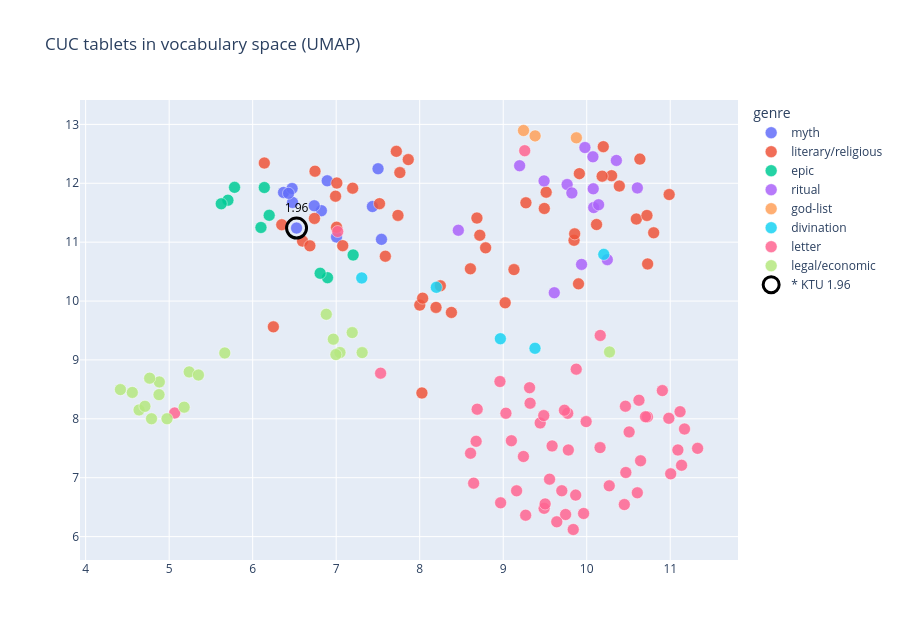

Notebook source saved alongside this figure:
### Markdown cell above
## Visualizing the map in 2-D

UMAP sees only the TF-IDF vectors; the coordinates do **not** use the labels. We add colour afterward so we can ask whether similarly labelled tablets occupy similar neighbourhoods. Distance is approximate and the axes have no philological meaning.

### Code cell
# ✍️ Spotlight one tablet — change this and re-run THIS cell.
# Refer to a tablet by KTU number, excavation (RS) number, or part of its title:
#   "KTU 1.96"   "RS 3.341"   "1.4"   "Baal"   "letter"
HIGHLIGHT = "KTU 1.96"   # contested genre: filed as "myth", but maybe an evil-eye charm — see the note below

import plotly.express as px

df = cuc_frame(sample, x=xy[:, 0], y=xy[:, 1])
fig = px.scatter(df, x="x", y="y", color="genre",
                 title=f"CUC tablets in vocabulary space ({METHOD})",
                 **hover_config())
fig.update_traces(marker=dict(size=12, opacity=0.85, line=dict(width=0.5, color="white")))
fig.update_layout(height=640, legend_title_text="genre", xaxis_title="", yaxis_title="")
spotlight(fig, df, HIGHLIGHT)
fig.show()

### Figure 1 — Plotly figure (JSON) as saved in the notebook; plotly's stock layout.template omitted (floating-point values rounded to 4 significant figures; data arrays with more than 128 entries replaced by an {"elided": "..."} marker saying what was removed)
{"data": [{"customdata": [["Baal Myth First Tablet", "myth", "myth", 468, "KTU 1.1 II 1: [ḥšk . ʿṣk . ʿbṣk . ʿ]my . pʿnk<br>KTU 1.1 II 2: [tlsmn . ʿmy . twt]ḥ . išdk<br>KTU 1.1 II 3: [tk . ḫršn]r . [t]ḥmk . w št"], ["Baal Myth Second Tablet", "myth", "myth", 872, "KTU 1.2 I 1: x<br>KTU 1.2 I 2: k ṯb . x<br>KTU 1.2 I 3: at . ypʿt . b a"], ["Baal Myth Third Tablet", "myth", "myth", 1175, "KTU 1.3 I 1: al . tġl[ . ]bd[xxxxx]<br>KTU 1.3 I 2: p rdmn . ʿbd . ali[yn]<br>KTU 1.3 I 3: bʿl . sid . zbl . bʿl"], ["Baal Myth Fourth Tablet", "myth", "myth", 1622, "KTU 1.4 I 1: <br>KTU 1.4 I 2: y<br>KTU 1.4 I 3: "], ["Baal Myth Fifth Tablet", "myth", "myth", 665, "KTU 1.5 I 1: k tmḫṣ . ltn . bṯn . brḥ<br>KTU 1.5 I 2: tkly . bṯn . ʿqltn . š<br>KTU 1.5 I 3: šlyṭ . d . šbʿt . rašm"], ["Baal Myth Sixth Tablet", "myth", "myth", 1008, "KTU 1.6 I 1: l bʿl<br>KTU 1.6 I 2: ġr . b abn . td . psltm[ . b] [yʿr]<br>KTU 1.6 I 3: thdy . lḥm . w dqn . t[ṯ]l[ṯ]"], ["Shachar and Shalim and the Gracious Gods", "myth", "myth", 532, "KTU 1.23 I 1: iqra . ilm . nʿ[mm]<br>KTU 1.23 I 2: w ysmm . bn . šp<br>KTU 1.23 I 3: ytnm . qrt . l ʿly"], ["Nikkal and the Kotharat", "myth", "myth", 222, "KTU 1.24 I 1: ašr . nkl w ib . <br>KTU 1.24 I 2: ḫrḫb . mlk . qẓ . ḫrḫb . m<br>KTU 1.24 I 3: lk . aġzt . b srr . špš"], ["Myth", "myth", "myth", 141, "KTU 1.92 I 1: d ṯbil<br>KTU 1.92 I 2: ʿṯtrt ṣwd[t]<br>KTU 1.92 I 3: tlk b mdbr"], ["Incantation against Evil Eye", "myth", "myth", 58, "KTU 1.96 I 1: ʿnn . hlkt . w šnwt<br>KTU 1.96 I 2: tp . aḫh . k nʿm . aḫh . xxx<br>KTU 1.96 I 3: k ysmsm . tspi . širh"], ["Snake Bite Incantation", "myth", "myth", 481, "KTU 1.100 I 1: um . pḥl . pḥlt . bt . ʿn . bt . abn . bt . šmm . w thm<br>KTU 1.100 I 2: qrit . l špš . umh . špš . um . ql . bl . ʿm<br>KTU 1.100 I 3: il . mbk nhrm . b ʿdt . thmtm"], ["Incantation for Medical Treatment", "myth", "myth", 160, "KTU 1.114 I 1: il dbḥ . b bth . mṣd . ṣd . b qrb<br>KTU 1.114 I 2: hklh . ṣḥ . l qṣ . ilm . tlḥmn<br>KTU 1.114 I 3: ilm . w tštn . tštn ynʿd šbʿ"]], "hovertemplate": "<b>%{hovertext}</b><br><br>Genre=%{customdata[1]}<br>Title=%{customdata[0]}<br>KTU genre=%{customdata[2]}<br>Words=%{customdata[3]}<br>Text=%{customdata[4]}<extra></extra>", "hovertext": ["KTU 1.1", "KTU 1.2", "KTU 1.3", "KTU 1.4", "KTU 1.5", "KTU 1.6", "KTU 1.23", "KTU 1.24", "KTU 1.92", "KTU 1.96", "KTU 1.100", "KTU 1.114"], "legendgroup": "myth", "marker": {"color": "#636efa", "line": {"color": "white", "width": 0.5}, "opacity": 0.85, "size": 12, "symbol": "circle"}, "mode": "markers", "name": "myth", "orientation": "v", "showlegend": true, "type": "scatter", "x": [6.893, 6.37, 6.823, 7.004, 6.478, 6.472, 7.542, 6.429, 6.737, 6.525, 7.434, 7.501], "xaxis": "x", "y": [12.04, 11.84, 11.53, 11.09, 11.67, 11.91, 11.05, 11.83, 11.62, 11.24, 11.6, 12.25], "yaxis": "y"}, {"customdata": {"elided": "48x5 mixed values"}, "hovertemplate": "<b>%{hovertext}</b><br><br>Genre=%{customdata[1]}<br>Title=%{customdata[0]}<br>KTU genre=%{customdata[2]}<br>Words=%{customdata[3]}<br>Text=%{customdata[4]}<extra></extra>", "hovertext": ["KTU 1.7", "KTU 1.27", "KTU 1.45", "KTU 1.48", "KTU 1.49", "KTU 1.50", "KTU 1.65", "KTU 1.67", "KTU 1.69", "KTU 1.71", "KTU 1.72", "KTU 1.73", "KTU 1.79", "KTU 1.81", "KTU 1.82", "KTU 1.83", "KTU 1.84", "KTU 1.85", "KTU 1.86", "KTU 1.90", "KTU 1.91", "KTU 1.94", "KTU 1.97", "KTU 1.101", "KTU 1.104", "KTU 1.107", "KTU 1.108", "KTU 1.111", "KTU 1.113", "KTU 1.115", "KTU 1.116", "KTU 1.117", "KTU 1.126", "KTU 1.127", "KTU 1.133", "KTU 1.136", "KTU 1.139", "KTU 1.147", "KTU 1.149", "KTU 1.162", "KTU 1.166", "KTU 1.169", "KTU 1.171", "KTU 1.172", "KTU 1.173", "KTU 1.175", "KTU 1.176", "KTU 1.179"], "legendgroup": "literary/religious", "marker": {"color": "#EF553B", "line": {"color": "white", "width": 0.5}, "opacity": 0.85, "size": 12, "symbol": "circle"}, "mode": "markers", "name": "literary/religious", "orientation": "v", "showlegend": true, "type": "scatter", "x": [6.992, 9.514, 8.027, 9.272, 10.12, 9.848, 7.863, 9.129, 8.789, 8.247, 8.001, 9.856, 8.685, 9.492, 6.348, 6.746, 8.72, 8.195, 8.38, 9.901, 6.248, 7.589, 8.035, 7.008, 9.023, 7.519, 7.763, 10.59, 7.72, 10.39, 10.8, 7.197, 10.3, 10.99, 6.597, 10.72, 10.64, 7.078, 10.73, 9.912, 6.14, 7.005, 10.18, 7.74, 10.2, 8.607, 6.74, 6.685], "xaxis": "x", "y": [11.78, 11.85, 8.439, 11.67, 11.3, 11.03, 12.4, 10.53, 10.9, 10.26, 9.931, 11.14, 11.41, 11.57, 11.3, 12.2, 11.12, 9.892, 9.806, 10.29, 9.562, 10.76, 10.05, 12.0, 9.97, 11.65, 12.18, 11.39, 12.54, 11.95, 11.16, 11.92, 12.13, 11.81, 11.02, 11.45, 12.41, 10.94, 10.63, 12.16, 12.34, 11.25, 12.12, 11.45, 12.62, 10.55, 11.4, 10.94], "yaxis": "y"}, {"customdata": [["Keret Legend First Tablet", "epic", "epic", 1054, "KTU 1.14 I 1: l krt<br>KTU 1.14 I 2: [xxxx] . mlk<br>KTU 1.14 I 3: [xxxxx]m . k"], ["Keret Legend Second Tablet", "epic", "epic", 449, "KTU 1.15 I 1: rġb . yd . mṯkt<br>KTU 1.15 I 2: mẓma . yd . mṯkt<br>KTU 1.15 I 3: tṯṯkrnn . ʿbdn"], ["Kirta Legend", "epic", "epic", 928, "KTU 1.16 I 1: l krt<br>KTU 1.16 I 2: k klb . b btk . nʿtq . k inr<br>KTU 1.16 I 3: ap . ḫštk . ap . ab . ik mtm"], ["Aqhat Legend First Tablet", "epic", "epic", 1000, "KTU 1.17 I 1: [dnil . mt . rp]i . apnk . [u]zr<br>KTU 1.17 I 2: [ilm . dnil . ]uzr . ilm . ylḥm . <br>KTU 1.17 I 3: [uzr . yšqy . ]bn . qdš . yd"], ["Aqhat Legend", "epic", "epic", 358, "KTU 1.18 I 1: [xxxxxxxxxxxxxxxxxxx]<br>KTU 1.18 I 2: [xxxxxxxxxxxxxxxxxxx]<br>KTU 1.18 I 3: [xxxxxxxxxxxxxxxxxxx]"], ["Aqhat Legend Third Tablet", "epic", "epic", 1151, "KTU 1.19 I 1: [l] aqht<br>KTU 1.19 I 2: tkrb . x[xxxxx]x . l qrb[ . q]mdym . <br>KTU 1.19 I 3: tql . ʿ[nt] [xxxxxx]xlb . tṯbr"], ["Rapiuma Legend", "epic", "epic", 88, "KTU 1.20 I 1: [r]pum . tdbḥn<br>KTU 1.20 I 2: bʿd . ilnym<br>KTU 1.20 I 3:  . km tmtm"], ["Rapiuma Legend", "epic", "epic", 54, "KTU 1.21 II 1: mrzʿy . lk bty<br>KTU 1.21 II 2: [b]ty . aṣḥkm . iqra<br>KTU 1.21 II 3: [h]kly . aṯrh . rpum"], ["Rapiuma Legend", "epic", "epic", 249, "KTU 1.22 I 1: šmrn . xx<br>KTU 1.22 I 2: h . hn bnk . hn x<br>KTU 1.22 I 3: bn bn . aṯrk . hn[ . ]ġz[r] [xx]xd"]], "hovertemplate": "<b>%{hovertext}</b><br><br>Genre=%{customdata[1]}<br>Title=%{customdata[0]}<br>KTU genre=%{customdata[2]}<br>Words=%{customdata[3]}<br>Text=%{customdata[4]}<extra></extra>", "hovertext": ["KTU 1.14", "KTU 1.15", "KTU 1.16", "KTU 1.17", "KTU 1.18", "KTU 1.19", "KTU 1.20", "KTU 1.21", "KTU 1.22"], "legendgroup": "epic", "marker": {"color": "#00cc96", "line": {"color": "white", "width": 0.5}, "opacity": 0.85, "size": 12, "symbol": "circle"}, "mode": "markers", "name": "epic", "orientation": "v", "showlegend": true, "type": "scatter", "x": [6.896, 6.808, 7.203, 6.099, 6.198, 6.139, 5.703, 5.783, 5.624], "xaxis": "x", "y": [10.4, 10.47, 10.78, 11.25, 11.46, 11.93, 11.71, 11.93, 11.65], "yaxis": "y"}, {"customdata": [["List of offerings with names of gods", "ritual", "ritual", 140, "KTU 1.39 I 1: dqt . ṯʿ . ynt . ṯʿm . dqt . ṯʿm<br>KTU 1.39 I 2: mtntm w kbd . alp . š . l il<br>KTU 1.39 I 3: gdlt . ilhm . kṯkmn . w šnm . dqt"], ["Expiatory Ritual", "ritual", "ritual", 436, "KTU 1.40 I 1: w npy<br>KTU 1.40 I 2: [w] npy . u[grt]<br>KTU 1.40 I 3: y . ulp . "], ["Vintage Ritual", "ritual", "ritual", 346, "KTU 1.41 I 1: b yrḫ . [riš] [yn . b] [ym . ḥdṯ]<br>KTU 1.41 I 2: šmtr . [uṯkl . l] [il . šlmm]<br>KTU 1.41 I 3: b ṯlṯṯ ʿ[šrt . yrtḫṣ . mlk . brr]"], ["Palace Ritual Sacrifice", "ritual", "ritual", 118, "KTU 1.43 I 1: k tʿrb . ʿṯtrt . ḫr . gb<br>KTU 1.43 I 2: bt mlk . ʿšr . ʿšr . b gb . bt . ilm<br>KTU 1.43 I 3: kbkbm . x trmt . "], ["Ritual Purification", "ritual", "ritual", 131, "KTU 1.46 I 1: [b] [ym] [ḥd]ṯ . slḫ . npš . ṯʿ w[ṯn] kbdm<br>KTU 1.46 I 2: [šl]mm . ṯn šm . w alp . l[dg]n<br>KTU 1.46 I 3: š . il š . bʿl š . dgn š"], ["A list of sacrifices beginning with the month Ra'shu-yeni", "ritual", "ritual", 348, "KTU 1.87 I 1: [b] [y]rḫ . rišyn . b ym . ḥdṯ<br>KTU 1.87 I 2: [šmt]r . uṯlkl . l il . šlmm<br>KTU 1.87 I 3: b[ṯlṯt] . ʿšrt . yrtḥṣ . mlk"], ["A list of sacrifices", "ritual", "ritual", 111, "KTU 1.105 I 1: [b] ġb . ršp mhbn š<br>KTU 1.105 I 2: šrp . w ṣp ḫršḫ<br>KTU 1.105 I 3: ʿlm . b ġb ḫyr"], ["A list of sacrifices", "ritual", "ritual", 122, "KTU 1.106 I 1: l ršp . ḥgb . ʿṣrm<br>KTU 1.106 I 2: l inš . ilm . šrp<br>KTU 1.106 I 3: ydbil . gdlt . ya"], ["List of Sacrifices", "ritual", "ritual", 170, "KTU 1.109 I 1: b arbʿt . ʿšr[t]<br>KTU 1.109 I 2: yrtḥṣ . mlk . b[rr]<br>KTU 1.109 I 3: b ym . mlat"], ["List of Sacrifices", "ritual", "ritual", 149, "KTU 1.112 I 1: b yrḫ . ḫy[r . b] [ym]<br>KTU 1.112 I 2: ḥdṯ . ḫḏrġl . x[xxx]<br>KTU 1.112 I 3: ṯn šm . ḫmnh . w ṯql"], ["Ritual Calendar for the Month of Ibaalat and Another Month and a Prayer for Ugarit under Siege", "ritual", "ritual", 176, "KTU 1.119 I 1: b yrḫ . ibʿlt . b ym[ . ]šbʿ<br>KTU 1.119 I 2: š . l bʿl . rʿkt . b[xx] [xxx] [xx]<br>KTU 1.119 I 3: w bt . bʿl . ugrt[ . xx] . š[xx]y"], ["A list of sacrifices", "ritual", "ritual", 93, "KTU 1.130 I 1: x<br>KTU 1.130 I 2: [l] š x<br>KTU 1.130 I 3: l bʿl š"], ["Offerings to Hurrian gods", "ritual", "ritual", 74, "KTU 1.132 I 1: b tšʿ ʿšrh<br>KTU 1.132 I 2: trbd . ʿrš[ . ]pd<br>KTU 1.132 I 3: ry . b bt . mlk"], ["Royal Funerary Text", "ritual", "ritual", 134, "KTU 1.161 I 1: spr . dbḥ . ẓlm<br>KTU 1.161 I 2: qritm . rpim . a[rṣ]<br>KTU 1.161 I 3: qbitm . qbṣ . dd[n]"], ["KTU 1.168", "ritual", "ritual", 54, "KTU 1.168 I 1: [i]d . yph . mlk . ršp . <br>KTU 1.168 I 2: ḥgb . ap . w npš<br>KTU 1.168 I 3: ksp . w ḫrṣ . kmm"]], "hovertemplate": "<b>%{hovertext}</b><br><br>Genre=%{customdata[1]}<br>Title=%{customdata[0]}<br>KTU genre=%{customdata[2]}<br>Words=%{customdata[3]}<br>Text=%{customdata[4]}<extra></extra>", "hovertext": ["KTU 1.39", "KTU 1.40", "KTU 1.41", "KTU 1.43", "KTU 1.46", "KTU 1.87", "KTU 1.105", "KTU 1.106", "KTU 1.109", "KTU 1.112", "KTU 1.119", "KTU 1.130", "KTU 1.132", "KTU 1.161", "KTU 1.168"], "legendgroup": "ritual", "marker": {"color": "#ab63fa", "line": {"color": "white", "width": 0.5}, "opacity": 0.85, "size": 12, "symbol": "circle"}, "mode": "markers", "name": "ritual", "orientation": "v", "showlegend": true, "type": "scatter", "x": [10.35, 8.462, 9.765, 9.938, 9.978, 10.08, 10.08, 10.14, 10.07, 9.489, 9.197, 9.822, 10.61, 9.611, 10.25], "xaxis": "x", "y": [12.39, 11.2, 11.98, 10.62, 12.61, 11.59, 11.91, 11.63, 12.45, 12.04, 12.3, 11.84, 11.92, 10.14, 10.7], "yaxis": "y"}, {"customdata": [["Pantheon list of gods of Ugarit", "god-list", "god-list", 43, "KTU 1.47 I 1: il . ṣpn<br>KTU 1.47 I 2: ilib<br>KTU 1.47 I 3: il"], ["List (gods), list (names)", "god-list", "god-list", 34, "KTU 1.102 I 1: il bt<br>KTU 1.102 I 2: ušḫry<br>KTU 1.102 I 3: ym . bʿl"], ["Deity List", "god-list", "god-list", 40, "KTU 1.118 I 1: ilidb<br>KTU 1.118 I 2: il<br>KTU 1.118 I 3: dgn"]], "hovertemplate": "<b>%{hovertext}</b><br><br>Genre=%{customdata[1]}<br>Title=%{customdata[0]}<br>KTU genre=%{customdata[2]}<br>Words=%{customdata[3]}<br>Text=%{customdata[4]}<extra></extra>", "hovertext": ["KTU 1.47", "KTU 1.102", "KTU 1.118"], "legendgroup": "god-list", "marker": {"color": "#FFA15A", "line": {"color": "white", "width": 0.5}, "opacity": 0.85, "size": 12, "symbol": "circle"}, "mode": "markers", "name": "god-list", "orientation": "v", "showlegend": true, "type": "scatter", "x": [9.382, 9.876, 9.243], "xaxis": "x", "y": [12.8, 12.77, 12.9], "yaxis": "y"}, {"customdata": [["Malformed Animal Fetuses", "divination", "divination", 333, "KTU 1.103 I 1: ṯknt ṣin . [k] [t]ld at . abn . madtn tqln b ḥwt<br>KTU 1.103 I 2: ʿlh nḥ[š . ]yaṯr yld . bhmth tʿṭpn<br>KTU 1.103 I 3: gm šš[xx . rġ]bn ykn b ḥwt"], ["Protocol for Necromancy", "divination", "divination", 64, "KTU 1.124 I 1: k ymġy . adn<br>KTU 1.124 I 2: ilm . rbm . ʿm dtn<br>KTU 1.124 I 3: w yšal . mṯpẓ . yld"], ["Omen (shumma izbu)", "divination", "divination", 31, "KTU 1.140 I 1: k t[ld] [aṯt]<br>KTU 1.140 I 2: ḥw[t]<br>KTU 1.140 I 3: k tld[aṯt]"], ["KTU 1.163", "divination", "divination", 81, "KTU 1.163 I 1: [hm . xxxxxxxx]x . l x[xxxx]xx . bhm[tn . ]tḫlq<br>KTU 1.163 I 2: [hm . yrḫ] [xxx] . b ḥdṯ yrḫ . bnšm<br>KTU 1.163 I 3: [xxxxxxxx]n . thbẓn"], ["KTU 1.164", "divination", "divination", 74, "KTU 1.164 I 1: id . ydbḥ . mlk b ḫmn<br>KTU 1.164 I 2: [xx]ś[x] . w šinm . l yšt<br>KTU 1.164 I 3: [i]d . ydbḥ . mlk . l ilib"]], "hovertemplate": "<b>%{hovertext}</b><br><br>Genre=%{customdata[1]}<br>Title=%{customdata[0]}<br>KTU genre=%{customdata[2]}<br>Words=%{customdata[3]}<br>Text=%{customdata[4]}<extra></extra>", "hovertext": ["KTU 1.103", "KTU 1.124", "KTU 1.140", "KTU 1.163", "KTU 1.164"], "legendgroup": "divination", "marker": {"color": "#19d3f3", "line": {"color": "white", "width": 0.5}, "opacity": 0.85, "size": 12, "symbol": "circle"}, "mode": "markers", "name": "divination", "orientation": "v", "showlegend": true, "type": "scatter", "x": [9.38, 8.199, 8.966, 7.306, 10.2], "xaxis": "x", "y": [9.197, 10.23, 9.36, 10.39, 10.79], "yaxis": "y"}, {"customdata": {"elided": "54x5 mixed values"}, "hovertemplate": "<b>%{hovertext}</b><br><br>Genre=%{customdata[1]}<br>Title=%{customdata[0]}<br>KTU genre=%{customdata[2]}<br>Words=%{customdata[3]}<br>Text=%{customdata[4]}<extra></extra>", "hovertext": ["KTU 2.3", "KTU 2.4", "KTU 2.10", "KTU 2.11", "KTU 2.13", "KTU 2.14", "KTU 2.16", "KTU 2.17", "KTU 2.21", "KTU 2.23", "KTU 2.26", "KTU 2.30", "KTU 2.31", "KTU 2.32", "KTU 2.33", "KTU 2.34", "KTU 2.35", "KTU 2.36", "KTU 2.38", "KTU 2.39", "KTU 2.40", "KTU 2.41", "KTU 2.42", "KTU 2.44", "KTU 2.46", "KTU 2.47", "KTU 2.49", "KTU 2.50", "KTU 2.62", "KTU 2.63", "KTU 2.64", "KTU 2.68", "KTU 2.70", "KTU 2.71", "KTU 2.72", "KTU 2.73", "KTU 2.77", "KTU 2.82", "KTU 2.84", "KTU 2.85", "KTU 2.86", "KTU 2.87", "KTU 2.88", "KTU 2.89", "KTU 2.90", "KTU 2.97", "KTU 2.98", "KTU 2.99", "KTU 2.100", "KTU 2.101", "KTU 2.103", "KTU 2.104", "KTU 2.107", "KTU 2.108"], "legendgroup": "letter", "marker": {"color": "#FF6692", "line": {"color": "white", "width": 0.5}, "opacity": 0.85, "size": 12, "symbol": "circle"}, "mode": "markers", "name": "letter", "orientation": "v", "showlegend": true, "type": "scatter", "x": [9.322, 9.993, 9.242, 10.45, 9.963, 8.969, 9.747, 10.73, 9.555, 11.12, 5.066, 9.702, 9.443, 9.585, 10.51, 9.641, 10.7, 9.033, 9.16, 8.688, 11.17, 9.485, 10.46, 9.258, 9.269, 9.874, 10.91, 10.64, 8.961, 10.16, 11.33, 10.61, 11.01, 9.49, 9.502, 9.316, 10.63, 7.532, 7.018, 9.868, 11.14, 8.676, 9.098, 10.47, 9.772, 11.09, 10.98, 10.16, 9.838, 10.27, 8.609, 8.646, 9.78, 9.733], "xaxis": "x", "y": [8.265, 7.953, 7.36, 6.544, 6.393, 6.573, 6.375, 8.033, 6.976, 8.121, 8.099, 6.778, 7.931, 7.54, 7.778, 6.251, 8.035, 8.095, 6.777, 8.163, 7.827, 8.055, 8.214, 12.55, 6.363, 8.844, 8.479, 7.287, 8.633, 7.511, 7.499, 6.744, 7.066, 6.481, 6.555, 8.528, 8.315, 8.775, 11.18, 6.704, 7.211, 7.618, 7.628, 7.089, 8.096, 7.471, 8.009, 9.416, 6.121, 6.862, 7.416, 6.908, 7.471, 8.146], "yaxis": "y"}, {"customdata": [["work copy of treaty of Niqmaddu of Ugarit with the Hittites", "legal/economic", "legal/economic", 143, "KTU 3.1 I 1: <br>KTU 3.1 I 2: ʿm<br>KTU 3.1 I 3: mġ[y]"], ["Royal grant of property (Schenkungsurkunde)", "legal/economic", "legal/economic", 53, "KTU 3.2 I 1: l ym . hnd<br>KTU 3.2 I 2: ʿmṯtmr<br>KTU 3.2 I 3: bn . nqmpʿ"], ["Multiple guarantee on behalf of an individual", "legal/economic", "legal/economic", 31, "KTU 3.3 I 1: spr . ʿrbnm<br>KTU 3.3 I 2: dt . ʿrb<br>KTU 3.3 I 3: b . mtn . bn . ayaḫ"], ["Record of redemption of unt obligation", "legal/economic", "legal/economic", 50, "KTU 3.4 I 1: l . ym hnd<br>KTU 3.4 I 2: iwrkl . pdy<br>KTU 3.4 I 3: agdn . bn . nwgn"], ["Royal grant of property (Schenkungsurkunde)", "legal/economic", "legal/economic", 63, "KTU 3.5 I 1: l ym . hnd<br>KTU 3.5 I 2: ʿmṯtmr . bn<br>KTU 3.5 I 3: nqmpʿ . mlk"], ["List (persons entering into the contractual obligation called unt )", "legal/economic", "legal/economic", 48, "KTU 3.7 I 1: mṣry . d . ʿrb . b . unṯ<br>KTU 3.7 I 2: bn . qrrn . mḏrġl<br>KTU 3.7 I 3: bn . tran . mḏrġl"], ["Multiple guarantee on behalf of two individuals", "legal/economic", "legal/economic", 40, "KTU 3.8 I 1: tldn<br>KTU 3.8 I 2: ṯrkn<br>KTU 3.8 I 3: kli"], ["[Varia 14], Marzeah Text", "legal/economic", "legal/economic", 45, "KTU 3.9 I 1: mrzḥ<br>KTU 3.9 I 2: d qny<br>KTU 3.9 I 3: šmmn"], ["KTU 3.10", "legal/economic", "legal/economic", 73, "KTU 3.10 I 1: spxrn . mnḥ . dbd . mnny<br>KTU 3.10 I 2: mit . ksp . ʿl . bn . rqdn<br>KTU 3.10 I 3: ʿšrt . ksp . ʿl . śzn . ḫbty"], ["KTU 3.12", "legal/economic", "legal/economic", 43, "KTU 3.12 I 1: l . yiḫd ṣṭqšlm<br>KTU 3.12 I 2: b unṯ . km . špš<br>KTU 3.12 I 3: d brt . kmt . "], ["KTU 3.13", "legal/economic", "legal/economic", 109, "KTU 3.13 I 1: xxx . rušy . ṯmnym . ksp . ḫmšt<br>KTU 3.13 I 2: w . arbʿ . kkr . ʿl . bn . xx<br>KTU 3.13 I 3: w . ṯlṯ . šmn . "], ["KTU 3.16", "legal/economic", "legal/economic", 39, "KTU 3.16 I 1: xxx<br>KTU 3.16 I 2:  . ʿl . ṯnyx<br>KTU 3.16 I 3: [yr]ḫ . ḫyr . bth . a"], ["KTU 3.20", "legal/economic", "legal/economic", 31, "KTU 3.20 I 1: rišym . dt . ʿrb<br>KTU 3.20 I 2: b . bnšhm<br>KTU 3.20 I 3: ḏmry . w . pṯpṯ . ʿrb"], ["KTU 3.21", "legal/economic", "legal/economic", 48, "KTU 3.21 I 1: [ṯl]ṯm . ksp . ʿl<br>KTU 3.21 I 2: [b]n . bly . gbʿly<br>KTU 3.21 I 3: [y]pḥ . annṯb"], ["Legal; a series of debt notes with witnesses involved; record, quantities of silver and tools owed by individuals (formerly KTU2 4.632)", "legal/economic", "legal/economic", 54, "KTU 3.23 I 1: ḫmšt . ʿšr[t]<br>KTU 3.23 I 2: ksp . ʿl . agd[ṯ]b<br>KTU 3.23 I 3: w nit w mʿṣd"], ["KTU 3.28", "legal/economic", "legal/economic", 54, "KTU 3.28 I 1: arbʿm<br>KTU 3.28 I 2: ksp[ . ] ʿl . uln<br>KTU 3.28 I 3: miḫdy . ypḥ"], ["KTU 3.29", "legal/economic", "legal/economic", 60, "KTU 3.29 I 1: arbʿm . ksp<br>KTU 3.29 I 2: w . ḫlpn<br>KTU 3.29 I 3: ʿl . uln"], ["KTU 3.30", "legal/economic", "legal/economic", 61, "KTU 3.30 I 1: spr . ksp<br>KTU 3.30 I 2: mnny<br>KTU 3.30 I 3: ṯṯm . ksp"], ["KTU 3.32", "legal/economic", "legal/economic", 89, "KTU 3.32 I 1: l . ym . hnd<br>KTU 3.32 I 2: l . pn . ʿmṯtmr<br>KTU 3.32 I 3: bn . nqmpʿ"], ["KTU 3.33", "legal/economic", "legal/economic", 54, "KTU 3.33 I 1: ġr . agny<br>KTU 3.33 I 2: d . ptḥ . ybnn<br>KTU 3.33 I 3: yd . ʿpsh"]], "hovertemplate": "<b>%{hovertext}</b><br><br>Genre=%{customdata[1]}<br>Title=%{customdata[0]}<br>KTU genre=%{customdata[2]}<br>Words=%{customdata[3]}<br>Text=%{customdata[4]}<extra></extra>", "hovertext": ["KTU 3.1", "KTU 3.2", "KTU 3.3", "KTU 3.4", "KTU 3.5", "KTU 3.7", "KTU 3.8", "KTU 3.9", "KTU 3.10", "KTU 3.12", "KTU 3.13", "KTU 3.16", "KTU 3.20", "KTU 3.21", "KTU 3.23", "KTU 3.28", "KTU 3.29", "KTU 3.30", "KTU 3.32", "KTU 3.33"], "legendgroup": "legal/economic", "marker": {"color": "#B6E880", "line": {"color": "white", "width": 0.5}, "opacity": 0.85, "size": 12, "symbol": "circle"}, "mode": "markers", "name": "legal/economic", "orientation": "v", "showlegend": true, "type": "scatter", "x": [10.27, 7.045, 5.24, 6.997, 6.965, 5.35, 4.882, 4.416, 4.639, 7.311, 5.179, 4.789, 5.666, 4.766, 4.974, 4.878, 4.558, 4.71, 7.192, 6.881], "xaxis": "x", "y": [9.136, 9.126, 8.797, 9.091, 9.353, 8.744, 8.627, 8.496, 8.151, 9.124, 8.198, 8.001, 9.118, 8.69, 8.001, 8.41, 8.448, 8.212, 9.464, 9.775], "yaxis": "y"}, {"hoverinfo": "skip", "marker": {"color": "rgba(0,0,0,0)", "line": {"color": "black", "width": 3}, "size": 20}, "mode": "markers+text", "name": "* KTU 1.96", "showlegend": true, "text": ["1.96"], "textfont": {"color": "black", "size": 12}, "textposition": "top center", "type": "scatter", "x": [6.525], "y": [11.24]}], "layout": {"height": 640, "legend": {"title": {"text": "genre"}, "tracegroupgap": 0}, "title": {"text": "CUC tablets in vocabulary space (UMAP)"}, "xaxis": {"anchor": "y", "domain": [0.0, 1.0], "title": {"text": ""}}, "yaxis": {"anchor": "x", "domain": [0.0, 1.0], "title": {"text": ""}}}}
